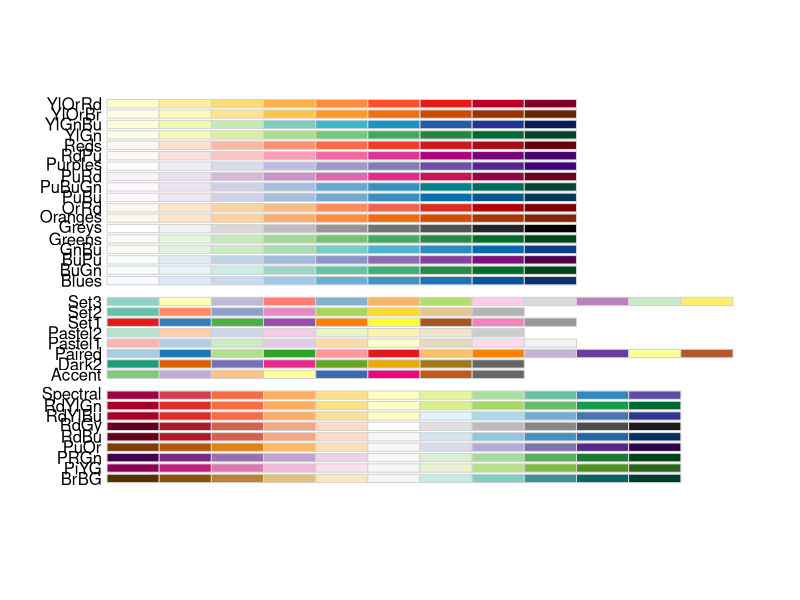
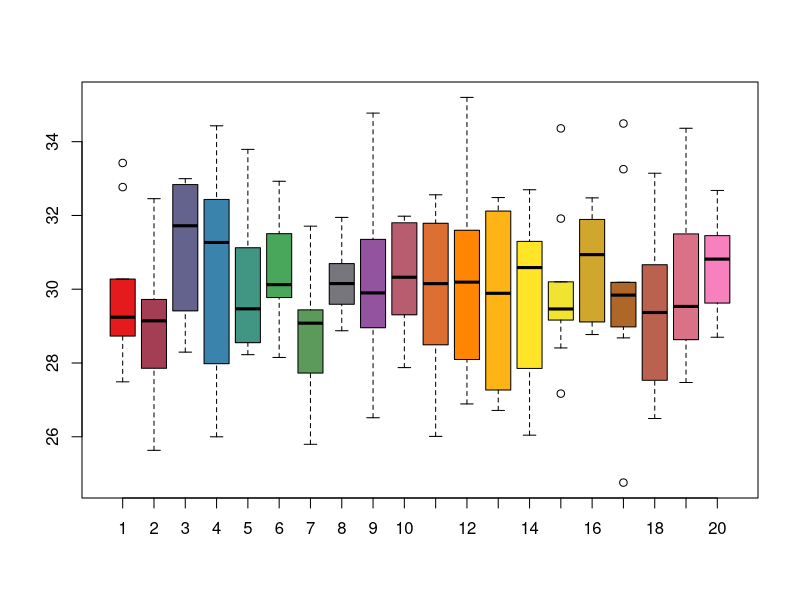
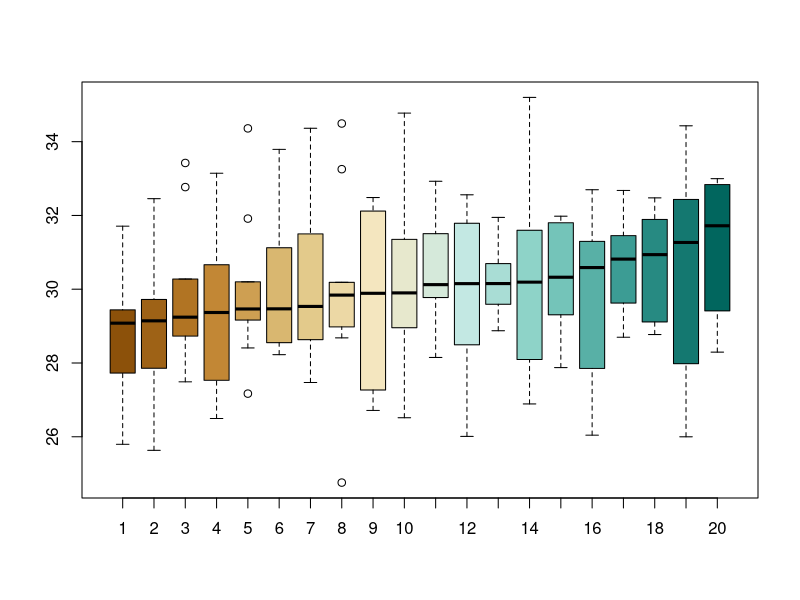

Reproduce these figures in R, in order.
## ---- chunk 1
library(RColorBrewer)
display.brewer.all()
## ---- chunk 2
set.seed(5)
rand.data <- matrix(rnorm(200, 30, 2), 10, 20)
boxplot(rand.data, col = colorRampPalette(brewer.pal(8, "Set1"))(20))
## ---- chunk 3
set.seed(5)
rand.data <- matrix(rnorm(200, 30, 2), 10, 20)
colMedians <- numeric()
for(i in 1:20){
    colMedians[i] <- median(rand.data[,i])
}
colOrder <- order(colMedians)
rand.data <- rand.data[,colOrder]
boxplot(rand.data, col = colorRampPalette(brewer.pal(8, "BrBG"))(20))
